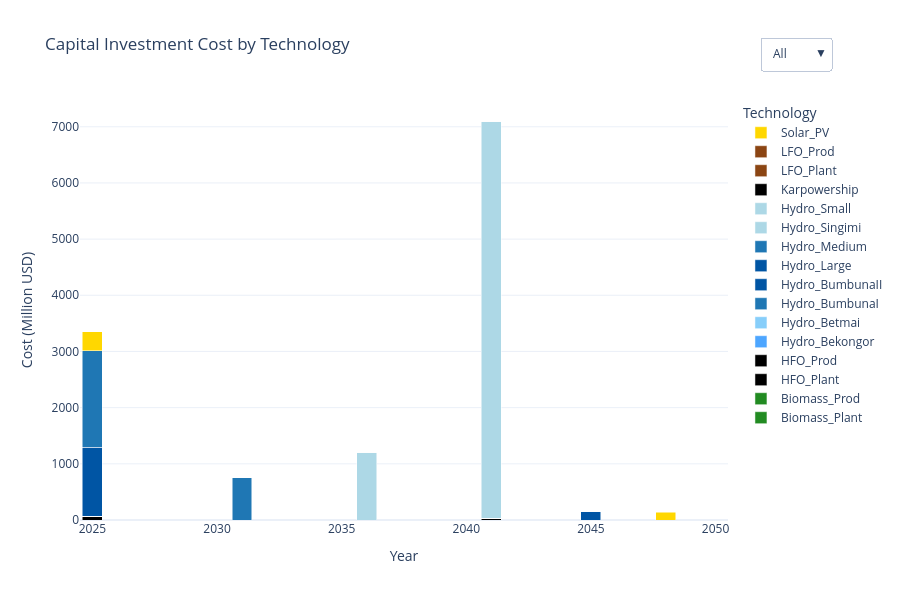

Notebook code cell kept with this figure:
### Markdown cell above
### Annual Capital Costs by Technology

### Code cell
import pandas as pd
import plotly.graph_objects as go

# === Load technology color map ===
with open("tech_colors.json") as f:
    tech_colors = json.load(f)

# === Load and prepare capital investment data ===
df_capex = pd.read_csv(res_dir / "CapitalInvestment.csv")
df_capex.rename(columns={"y": "YEAR", "t": "TECHNOLOGY", "CapitalInvestment": "VALUE"}, inplace=True)

# Pivot to wide format
df_pivot = df_capex.pivot_table(index="YEAR", columns="TECHNOLOGY", values="VALUE", aggfunc="sum")
years = df_pivot.index.tolist()

# === Build figure ===
fig = go.Figure()

for tech in df_pivot.columns:
    fig.add_trace(go.Bar(
        x=years,
        y=df_pivot[tech].fillna(0),
        name=tech,
        marker=dict(color=tech_colors.get(tech, "#D3D3D3")),  # Fallback to gray
        hovertemplate=f"{tech}<br>Year: %{{x}}<br>Cost: %{{y:.2f}} Million USD"
    ))

# === Layout and interactivity ===
fig.update_layout(
    title="Capital Investment Cost by Technology",
    xaxis_title="Year",
    yaxis_title="Cost (Million USD)",
    barmode='stack',
    template="plotly_white",
    height=600,
    legend_title="Technology",
    hovermode="x unified",
    updatemenus=[
        {
            "buttons": [
                {"label": "All", "method": "update", "args": [{"visible": [True] * len(df_pivot.columns)}]},
                {"label": "None", "method": "update", "args": [{"visible": [False] * len(df_pivot.columns)}]},
            ],
            "direction": "down",
            "x": 1.05,
            "xanchor": "left",
            "y": 1.15,
            "yanchor": "top"
        }
    ]
)

# === Show plot with fallback ===
try:
    fig.show()
except ValueError:
    print("🔁 Fallback to browser due to rendering issue.")
    fig.show(renderer="browser")

### Figure 1 — Plotly figure (JSON) as saved in the notebook; plotly's stock layout.template omitted (floating-point values rounded to 4 significant figures)
{"data": [{"hovertemplate": "Biomass_Plant<br>Year: %{x}<br>Cost: %{y:.2f} Million USD", "marker": {"color": "#228B22"}, "name": "Biomass_Plant", "type": "bar", "x": [2025, 2026, 2027, 2028, 2029, 2030, 2031, 2032, 2033, 2034, 2035, 2036, 2037, 2038, 2039, 2040, 2041, 2042, 2043, 2044, 2045, 2046, 2047, 2048, 2049, 2050], "y": [0.0, 0.0, 0.0, 0.0, 0.0, 0.0, 0.0, 0.0, 0.0, 0.0, 0.0, 0.0, 0.0, 0.0, 0.0, 0.0, 0.0, 0.0, 0.0, 0.0, 0.0, 0.0, 0.0, 0.0, 0.0, 0.0]}, {"hovertemplate": "Biomass_Prod<br>Year: %{x}<br>Cost: %{y:.2f} Million USD", "marker": {"color": "#228B22"}, "name": "Biomass_Prod", "type": "bar", "x": [2025, 2026, 2027, 2028, 2029, 2030, 2031, 2032, 2033, 2034, 2035, 2036, 2037, 2038, 2039, 2040, 2041, 2042, 2043, 2044, 2045, 2046, 2047, 2048, 2049, 2050], "y": [0.0, 0.0, 0.0, 0.0, 0.0, 0.0, 0.0, 0.0, 0.0, 0.0, 0.0, 0.0, 0.0, 0.0, 0.0, 0.0, 0.0, 0.0, 0.0, 0.0, 0.0, 0.0, 0.0, 0.0, 0.0, 0.0]}, {"hovertemplate": "HFO_Plant<br>Year: %{x}<br>Cost: %{y:.2f} Million USD", "marker": {"color": "#000000"}, "name": "HFO_Plant", "type": "bar", "x": [2025, 2026, 2027, 2028, 2029, 2030, 2031, 2032, 2033, 2034, 2035, 2036, 2037, 2038, 2039, 2040, 2041, 2042, 2043, 2044, 2045, 2046, 2047, 2048, 2049, 2050], "y": [66.42, 0.0, 0.0, 0.0, 0.0, 0.0, 0.0, 0.0, 0.0, 0.0, 0.0, 0.0, 0.0, 0.0, 0.0, 0.0, 27.15, 0.0, 0.0, 0.0, 0.0, 0.0, 0.0, 0.0, 0.0, 0.0]}, {"hovertemplate": "HFO_Prod<br>Year: %{x}<br>Cost: %{y:.2f} Million USD", "marker": {"color": "#000000"}, "name": "HFO_Prod", "type": "bar", "x": [2025, 2026, 2027, 2028, 2029, 2030, 2031, 2032, 2033, 2034, 2035, 2036, 2037, 2038, 2039, 2040, 2041, 2042, 2043, 2044, 2045, 2046, 2047, 2048, 2049, 2050], "y": [0.0, 0.0, 0.0, 0.0, 0.0, 0.0, 0.0, 0.0, 0.0, 0.0, 0.0, 0.0, 0.0, 0.0, 0.0, 0.0, 0.0, 0.0, 0.0, 0.0, 0.0, 0.0, 0.0, 0.0, 0.0, 0.0]}, {"hovertemplate": "Hydro_Bekongor<br>Year: %{x}<br>Cost: %{y:.2f} Million USD", "marker": {"color": "#4da6ff"}, "name": "Hydro_Bekongor", "type": "bar", "x": [2025, 2026, 2027, 2028, 2029, 2030, 2031, 2032, 2033, 2034, 2035, 2036, 2037, 2038, 2039, 2040, 2041, 2042, 2043, 2044, 2045, 2046, 2047, 2048, 2049, 2050], "y": [0.0, 0.0, 0.0, 0.0, 0.0, 0.0, 0.0, 0.0, 0.0, 0.0, 0.0, 0.0, 0.0, 0.0, 0.0, 0.0, 0.0, 0.0, 0.0, 0.0, 0.0, 0.0, 0.0, 0.0, 0.0, 0.0]}, {"hovertemplate": "Hydro_Betmai<br>Year: %{x}<br>Cost: %{y:.2f} Million USD", "marker": {"color": "#87CEFA"}, "name": "Hydro_Betmai", "type": "bar", "x": [2025, 2026, 2027, 2028, 2029, 2030, 2031, 2032, 2033, 2034, 2035, 2036, 2037, 2038, 2039, 2040, 2041, 2042, 2043, 2044, 2045, 2046, 2047, 2048, 2049, 2050], "y": [0.0, 0.0, 0.0, 0.0, 0.0, 0.0, 0.0, 0.0, 0.0, 0.0, 0.0, 0.0, 0.0, 0.0, 0.0, 0.0, 0.0, 0.0, 0.0, 0.0, 0.0, 0.0, 0.0, 0.0, 0.0, 0.0]}, {"hovertemplate": "Hydro_BumbunaI<br>Year: %{x}<br>Cost: %{y:.2f} Million USD", "marker": {"color": "#1f77b4"}, "name": "Hydro_BumbunaI", "type": "bar", "x": [2025, 2026, 2027, 2028, 2029, 2030, 2031, 2032, 2033, 2034, 2035, 2036, 2037, 2038, 2039, 2040, 2041, 2042, 2043, 2044, 2045, 2046, 2047, 2048, 2049, 2050], "y": [0.0, 0.0, 0.0, 0.0, 0.0, 0.0, 0.0, 0.0, 0.0, 0.0, 0.0, 0.0, 0.0, 0.0, 0.0, 0.0, 0.0, 0.0, 0.0, 0.0, 0.0, 0.0, 0.0, 0.0, 0.0, 0.0]}, {"hovertemplate": "Hydro_BumbunaII<br>Year: %{x}<br>Cost: %{y:.2f} Million USD", "marker": {"color": "#0055A4"}, "name": "Hydro_BumbunaII", "type": "bar", "x": [2025, 2026, 2027, 2028, 2029, 2030, 2031, 2032, 2033, 2034, 2035, 2036, 2037, 2038, 2039, 2040, 2041, 2042, 2043, 2044, 2045, 2046, 2047, 2048, 2049, 2050], "y": [0.0, 0.0, 0.0, 0.0, 0.0, 0.0, 0.0, 0.0, 0.0, 0.0, 0.0, 0.0, 0.0, 0.0, 0.0, 0.0, 0.0, 0.0, 0.0, 0.0, 0.0, 0.0, 0.0, 0.0, 0.0, 0.0]}, {"hovertemplate": "Hydro_Large<br>Year: %{x}<br>Cost: %{y:.2f} Million USD", "marker": {"color": "#0055A4"}, "name": "Hydro_Large", "type": "bar", "x": [2025, 2026, 2027, 2028, 2029, 2030, 2031, 2032, 2033, 2034, 2035, 2036, 2037, 2038, 2039, 2040, 2041, 2042, 2043, 2044, 2045, 2046, 2047, 2048, 2049, 2050], "y": [1224.0, 0.0, 0.0, 0.0, 0.0, 0.0, 0.0, 0.0, 0.0, 0.0, 0.0, 0.0, 0.0, 0.0, 0.0, 0.0, 0.0, 0.0, 0.0, 0.0, 158.7, 0.0, 0.0, 0.0, 0.0, 0.0]}, {"hovertemplate": "Hydro_Medium<br>Year: %{x}<br>Cost: %{y:.2f} Million USD", "marker": {"color": "#1f77b4"}, "name": "Hydro_Medium", "type": "bar", "x": [2025, 2026, 2027, 2028, 2029, 2030, 2031, 2032, 2033, 2034, 2035, 2036, 2037, 2038, 2039, 2040, 2041, 2042, 2043, 2044, 2045, 2046, 2047, 2048, 2049, 2050], "y": [1719.0, 0.0, 0.0, 0.0, 0.0, 0.0, 756.1, 0.0, 0.0, 0.0, 0.0, 0.0, 0.0, 0.0, 0.0, 0.0, 0.0, 0.0, 0.0, 0.0, 0.0, 0.0, 0.0, 0.0, 0.0, 0.0]}, {"hovertemplate": "Hydro_Singimi<br>Year: %{x}<br>Cost: %{y:.2f} Million USD", "marker": {"color": "#ADD8E6"}, "name": "Hydro_Singimi", "type": "bar", "x": [2025, 2026, 2027, 2028, 2029, 2030, 2031, 2032, 2033, 2034, 2035, 2036, 2037, 2038, 2039, 2040, 2041, 2042, 2043, 2044, 2045, 2046, 2047, 2048, 2049, 2050], "y": [0.0, 0.0, 0.0, 0.0, 0.0, 0.0, 0.0, 0.0, 0.0, 0.0, 0.0, 0.0, 0.0, 0.0, 0.0, 0.0, 0.0, 0.0, 0.0, 0.0, 0.0, 0.0, 0.0, 0.0, 0.0, 0.0]}, {"hovertemplate": "Hydro_Small<br>Year: %{x}<br>Cost: %{y:.2f} Million USD", "marker": {"color": "#ADD8E6"}, "name": "Hydro_Small", "type": "bar", "x": [2025, 2026, 2027, 2028, 2029, 2030, 2031, 2032, 2033, 2034, 2035, 2036, 2037, 2038, 2039, 2040, 2041, 2042, 2043, 2044, 2045, 2046, 2047, 2048, 2049, 2050], "y": [0.0, 0.0, 0.0, 0.0, 0.0, 0.0, 0.0, 0.0, 0.0, 0.0, 0.0, 1210.0, 0.0, 0.0, 0.0, 0.0, 7075.0, 0.0, 0.0, 0.0, 0.0, 0.0, 0.0, 0.0, 0.0, 0.0]}, {"hovertemplate": "Karpowership<br>Year: %{x}<br>Cost: %{y:.2f} Million USD", "marker": {"color": "#000000"}, "name": "Karpowership", "type": "bar", "x": [2025, 2026, 2027, 2028, 2029, 2030, 2031, 2032, 2033, 2034, 2035, 2036, 2037, 2038, 2039, 2040, 2041, 2042, 2043, 2044, 2045, 2046, 2047, 2048, 2049, 2050], "y": [0.0, 0.0, 0.0, 0.0, 0.0, 0.0, 0.0, 0.0, 0.0, 0.0, 0.0, 0.0, 0.0, 0.0, 0.0, 0.0, 0.0, 0.0, 0.0, 0.0, 0.0, 0.0, 0.0, 0.0, 0.0, 0.0]}, {"hovertemplate": "LFO_Plant<br>Year: %{x}<br>Cost: %{y:.2f} Million USD", "marker": {"color": "#8B4513"}, "name": "LFO_Plant", "type": "bar", "x": [2025, 2026, 2027, 2028, 2029, 2030, 2031, 2032, 2033, 2034, 2035, 2036, 2037, 2038, 2039, 2040, 2041, 2042, 2043, 2044, 2045, 2046, 2047, 2048, 2049, 2050], "y": [0.0, 0.0, 0.0, 0.0, 0.0, 0.0, 0.0, 0.0, 0.0, 0.0, 0.0, 0.0, 0.0, 0.0, 0.0, 0.0, 0.0, 0.0, 0.0, 0.0, 0.0, 0.0, 0.0, 0.0, 0.0, 0.0]}, {"hovertemplate": "LFO_Prod<br>Year: %{x}<br>Cost: %{y:.2f} Million USD", "marker": {"color": "#8B4513"}, "name": "LFO_Prod", "type": "bar", "x": [2025, 2026, 2027, 2028, 2029, 2030, 2031, 2032, 2033, 2034, 2035, 2036, 2037, 2038, 2039, 2040, 2041, 2042, 2043, 2044, 2045, 2046, 2047, 2048, 2049, 2050], "y": [0.0, 0.0, 0.0, 0.0, 0.0, 0.0, 0.0, 0.0, 0.0, 0.0, 0.0, 0.0, 0.0, 0.0, 0.0, 0.0, 0.0, 0.0, 0.0, 0.0, 0.0, 0.0, 0.0, 0.0, 0.0, 0.0]}, {"hovertemplate": "Solar_PV<br>Year: %{x}<br>Cost: %{y:.2f} Million USD", "marker": {"color": "#FFD700"}, "name": "Solar_PV", "type": "bar", "x": [2025, 2026, 2027, 2028, 2029, 2030, 2031, 2032, 2033, 2034, 2035, 2036, 2037, 2038, 2039, 2040, 2041, 2042, 2043, 2044, 2045, 2046, 2047, 2048, 2049, 2050], "y": [342.4, 0.0, 0.0, 0.0, 0.0, 0.0, 0.0, 0.0, 0.0, 0.0, 0.0, 0.0, 0.0, 0.0, 0.0, 0.0, 0.0, 0.0, 0.0, 0.0, 0.0, 0.0, 0.0, 139.1, 0.0, 0.0]}], "layout": {"barmode": "stack", "height": 600, "hovermode": "x unified", "legend": {"title": {"text": "Technology"}}, "title": {"text": "Capital Investment Cost by Technology"}, "updatemenus": [{"buttons": [{"args": [{"visible": [true, true, true, true, true, true, true, true, true, true, true, true, true, true, true, true]}], "label": "All", "method": "update"}, {"args": [{"visible": [false, false, false, false, false, false, false, false, false, false, false, false, false, false, false, false]}], "label": "None", "method": "update"}], "direction": "down", "x": 1.05, "xanchor": "left", "y": 1.15, "yanchor": "top"}], "xaxis": {"title": {"text": "Year"}}, "yaxis": {"title": {"text": "Cost (Million USD)"}}}}
